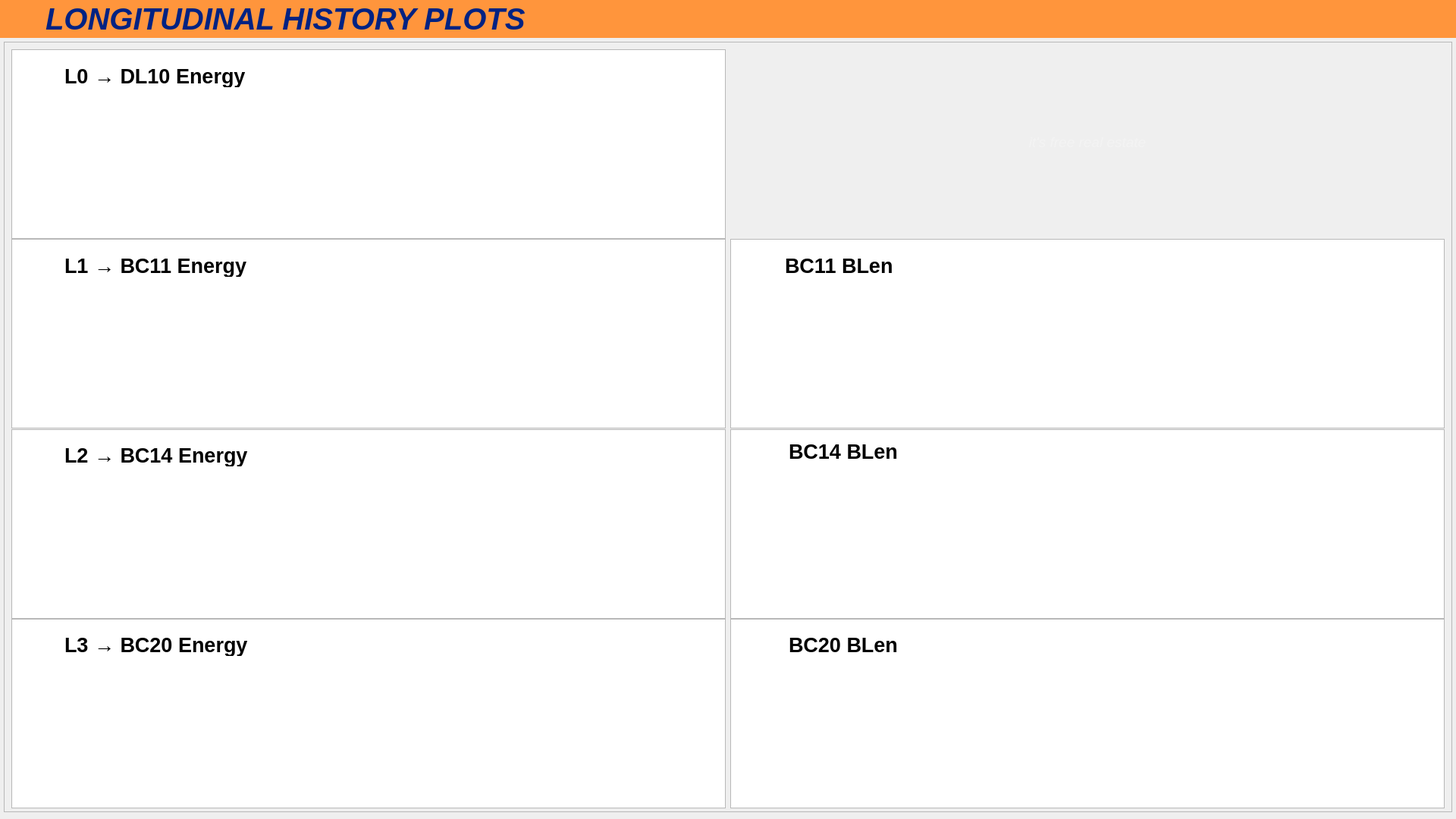
<?xml version="1.0" encoding="UTF-8"?>
<ui version="4.0">
 <class>Form</class>
 <widget class="QWidget" name="Form">
  <property name="geometry">
   <rect>
    <x>0</x>
    <y>0</y>
    <width>1920</width>
    <height>1080</height>
   </rect>
  </property>
  <property name="windowTitle">
   <string>FACET-II CUD: Long. FB History</string>
  </property>
  <widget class="QWidget" name="banner" native="true">
   <property name="geometry">
    <rect>
     <x>0</x>
     <y>0</y>
     <width>1920</width>
     <height>50</height>
    </rect>
   </property>
   <property name="styleSheet">
    <string notr="true">background-color: rgb(255,149,60);
color: rgb(0, 34, 130);</string>
   </property>
   <widget class="PyDMDrawingImage" name="F2_icon">
    <property name="geometry">
     <rect>
      <x>10</x>
      <y>5</y>
      <width>40</width>
      <height>40</height>
     </rect>
    </property>
    <property name="toolTip">
     <string/>
    </property>
    <property name="filename" stdset="0">
     <string>/home/fphysics/zack/workspace/resources/F2_icon.png</string>
    </property>
   </widget>
   <widget class="QLabel" name="title">
    <property name="geometry">
     <rect>
      <x>60</x>
      <y>0</y>
      <width>1000</width>
      <height>50</height>
     </rect>
    </property>
    <property name="font">
     <font>
      <pointsize>30</pointsize>
      <weight>75</weight>
      <italic>true</italic>
      <bold>true</bold>
     </font>
    </property>
    <property name="text">
     <string>LONGITUDINAL HISTORY PLOTS</string>
    </property>
   </widget>
  </widget>
  <widget class="QWidget" name="body" native="true">
   <property name="geometry">
    <rect>
     <x>0</x>
     <y>50</y>
     <width>1940</width>
     <height>1084</height>
    </rect>
   </property>
   <property name="styleSheet">
    <string notr="true">background-color: rgb(0, 0, 10);
color: rgb(255, 255, 255);

PyDMLabel {
  border-radius: 5px;
}
PyDMLabel[alarmSensitiveBorder=&quot;true&quot;][alarmSeverity=&quot;0&quot;] {
  background-color: rgb(0,255,0);
  color: rgb(0,0,0);
}

PyDMLabel[alarmSensitiveBorder=&quot;true&quot;][alarmSeverity=&quot;1&quot;] {
  background-color: rgb(255,255,0);
  color: rgb(0,0,0);
}

PyDMLabel[alarmSensitiveBorder=&quot;true&quot;][alarmSeverity=&quot;2&quot;] {
  background-color: rgb(255,0,0);
  color: rgb(255,255,255);
}

PyDMLabel[alarmSensitiveBorder=&quot;true&quot;][alarmSeverity=&quot;3&quot;] {
  background-color: rgb(192,0,255);
  color: rgb(255,255,0);
}

PyDMLabel[alarmSensitiveBorder=&quot;true&quot;][alarmSeverity=&quot;4&quot;] {
  color: rgb(218,218,218);
  background-color: rgb(25,25,25);
}</string>
   </property>
   <widget class="QFrame" name="frame">
    <property name="geometry">
     <rect>
      <x>5</x>
      <y>5</y>
      <width>1910</width>
      <height>1016</height>
     </rect>
    </property>
    <property name="minimumSize">
     <size>
      <width>0</width>
      <height>100</height>
     </size>
    </property>
    <property name="frameShape">
     <enum>QFrame::StyledPanel</enum>
    </property>
    <property name="frameShadow">
     <enum>QFrame::Raised</enum>
    </property>
    <layout class="QGridLayout" name="gridLayout_2">
     <item row="3" column="1">
      <widget class="PyDMTimePlot" name="L2_energy">
       <property name="sizePolicy">
        <sizepolicy hsizetype="Preferred" vsizetype="Preferred">
         <horstretch>0</horstretch>
         <verstretch>0</verstretch>
        </sizepolicy>
       </property>
       <property name="minimumSize">
        <size>
         <width>0</width>
         <height>250</height>
        </size>
       </property>
       <property name="toolTip">
        <string/>
       </property>
       <property name="showXGrid">
        <bool>false</bool>
       </property>
       <property name="showYGrid">
        <bool>false</bool>
       </property>
       <property name="yAxes">
        <stringlist>
         <string>{&quot;name&quot;: &quot;Axis 1&quot;, &quot;orientation&quot;: &quot;right&quot;, &quot;label&quot;: null, &quot;minRange&quot;: -4.4, &quot;maxRange&quot;: 4.4, &quot;autoRange&quot;: false, &quot;logMode&quot;: false}</string>
         <string>{&quot;name&quot;: &quot;Axis 2&quot;, &quot;orientation&quot;: &quot;left&quot;, &quot;label&quot;: null, &quot;minRange&quot;: -180.0, &quot;maxRange&quot;: 180.0, &quot;autoRange&quot;: false, &quot;logMode&quot;: false}</string>
        </stringlist>
       </property>
       <property name="curves">
        <stringlist>
         <string>{&quot;channel&quot;: &quot;BPMS:LI14:801:X1H&quot;, &quot;plot_style&quot;: null, &quot;name&quot;: &quot;BPMS:LI14:801:X1H&quot;, &quot;color&quot;: &quot;#00aaff&quot;, &quot;lineStyle&quot;: 1, &quot;lineWidth&quot;: 1, &quot;symbol&quot;: null, &quot;symbolSize&quot;: 10, &quot;yAxisName&quot;: &quot;Axis 1&quot;, &quot;barWidth&quot;: null, &quot;upperThreshold&quot;: null, &quot;lowerThreshold&quot;: null, &quot;thresholdColor&quot;: &quot;white&quot;}</string>
         <string>{&quot;channel&quot;: &quot;LI14:KLYS:41:PDES&quot;, &quot;plot_style&quot;: null, &quot;name&quot;: &quot;KLYS:LI14:41;PDES&quot;, &quot;color&quot;: &quot;#ffaaff&quot;, &quot;lineStyle&quot;: 1, &quot;lineWidth&quot;: 1, &quot;symbol&quot;: null, &quot;symbolSize&quot;: 10, &quot;yAxisName&quot;: &quot;Axis 2&quot;, &quot;barWidth&quot;: null, &quot;upperThreshold&quot;: null, &quot;lowerThreshold&quot;: null, &quot;thresholdColor&quot;: &quot;white&quot;}</string>
         <string>{&quot;channel&quot;: &quot;LI14:KLYS:61:PDES&quot;, &quot;plot_style&quot;: null, &quot;name&quot;: &quot;KLYS:LI14:61!:PDES&quot;, &quot;color&quot;: &quot;#ffaaff&quot;, &quot;lineStyle&quot;: 1, &quot;lineWidth&quot;: 1, &quot;symbol&quot;: null, &quot;symbolSize&quot;: 10, &quot;yAxisName&quot;: &quot;Axis 2&quot;, &quot;barWidth&quot;: null, &quot;upperThreshold&quot;: null, &quot;lowerThreshold&quot;: null, &quot;thresholdColor&quot;: &quot;white&quot;}</string>
        </stringlist>
       </property>
       <property name="updateMode" stdset="0">
        <enum>PyDMTimePlot::AtFixedRate</enum>
       </property>
       <property name="timeSpan">
        <double>900.000000000000000</double>
       </property>
       <property name="autoRangeY">
        <bool>false</bool>
       </property>
       <property name="maxYRange">
        <double>14000.000000000000000</double>
       </property>
      </widget>
     </item>
     <item row="2" column="1">
      <widget class="PyDMTimePlot" name="L1_energy">
       <property name="sizePolicy">
        <sizepolicy hsizetype="Preferred" vsizetype="Preferred">
         <horstretch>0</horstretch>
         <verstretch>0</verstretch>
        </sizepolicy>
       </property>
       <property name="minimumSize">
        <size>
         <width>0</width>
         <height>250</height>
        </size>
       </property>
       <property name="toolTip">
        <string/>
       </property>
       <property name="showXGrid">
        <bool>false</bool>
       </property>
       <property name="showYGrid">
        <bool>false</bool>
       </property>
       <property name="yAxes">
        <stringlist>
         <string>{&quot;name&quot;: &quot;Axis 1&quot;, &quot;orientation&quot;: &quot;right&quot;, &quot;label&quot;: null, &quot;minRange&quot;: -2.2, &quot;maxRange&quot;: 2.2, &quot;autoRange&quot;: false, &quot;logMode&quot;: false}</string>
         <string>{&quot;name&quot;: &quot;Axis 2&quot;, &quot;orientation&quot;: &quot;left&quot;, &quot;label&quot;: null, &quot;minRange&quot;: 120.0, &quot;maxRange&quot;: 160.0, &quot;autoRange&quot;: false, &quot;logMode&quot;: false}</string>
        </stringlist>
       </property>
       <property name="curves">
        <stringlist>
         <string>{&quot;channel&quot;: &quot;BPMS:LI11:333:X1H&quot;, &quot;plot_style&quot;: null, &quot;name&quot;: &quot;BPMS:LI11:333:X1H&quot;, &quot;color&quot;: &quot;#00aaff&quot;, &quot;lineStyle&quot;: 1, &quot;lineWidth&quot;: 1, &quot;symbol&quot;: null, &quot;symbolSize&quot;: 10, &quot;yAxisName&quot;: &quot;Axis 1&quot;, &quot;barWidth&quot;: null, &quot;upperThreshold&quot;: null, &quot;lowerThreshold&quot;: null, &quot;thresholdColor&quot;: &quot;white&quot;}</string>
         <string>{&quot;channel&quot;: &quot;KLYS:LI11:11:SSSB_ADES&quot;, &quot;plot_style&quot;: null, &quot;name&quot;: &quot;KLYS:LI11:11:SSSB_ADES&quot;, &quot;color&quot;: &quot;#ffaaff&quot;, &quot;lineStyle&quot;: 1, &quot;lineWidth&quot;: 1, &quot;symbol&quot;: null, &quot;symbolSize&quot;: 10, &quot;yAxisName&quot;: &quot;Axis 2&quot;, &quot;barWidth&quot;: null, &quot;upperThreshold&quot;: null, &quot;lowerThreshold&quot;: null, &quot;thresholdColor&quot;: &quot;white&quot;}</string>
         <string>{&quot;channel&quot;: &quot;KLYS:LI11:21:SSSB_ADES&quot;, &quot;plot_style&quot;: null, &quot;name&quot;: &quot;KLYS:LI11:11:SSSB_PDES&quot;, &quot;color&quot;: &quot;#ffaaff&quot;, &quot;lineStyle&quot;: 1, &quot;lineWidth&quot;: 1, &quot;symbol&quot;: null, &quot;symbolSize&quot;: 10, &quot;yAxisName&quot;: &quot;Axis 2&quot;, &quot;barWidth&quot;: null, &quot;upperThreshold&quot;: null, &quot;lowerThreshold&quot;: null, &quot;thresholdColor&quot;: &quot;white&quot;}</string>
        </stringlist>
       </property>
       <property name="updateMode" stdset="0">
        <enum>PyDMTimePlot::AtFixedRate</enum>
       </property>
       <property name="timeSpan">
        <double>900.000000000000000</double>
       </property>
       <property name="autoRangeY">
        <bool>false</bool>
       </property>
       <property name="maxYRange">
        <double>9000.000000000000000</double>
       </property>
      </widget>
     </item>
     <item row="4" column="2">
      <widget class="PyDMTimePlot" name="L3_blen">
       <property name="sizePolicy">
        <sizepolicy hsizetype="Preferred" vsizetype="Preferred">
         <horstretch>0</horstretch>
         <verstretch>0</verstretch>
        </sizepolicy>
       </property>
       <property name="minimumSize">
        <size>
         <width>0</width>
         <height>250</height>
        </size>
       </property>
       <property name="toolTip">
        <string/>
       </property>
       <property name="showXGrid">
        <bool>false</bool>
       </property>
       <property name="showYGrid">
        <bool>false</bool>
       </property>
       <property name="yAxes">
        <stringlist>
         <string>{&quot;name&quot;: &quot;Axis 1&quot;, &quot;orientation&quot;: &quot;right&quot;, &quot;label&quot;: null, &quot;minRange&quot;: 0.0, &quot;maxRange&quot;: 300.0, &quot;autoRange&quot;: true, &quot;logMode&quot;: false}</string>
         <string>{&quot;name&quot;: &quot;Axis2&quot;, &quot;orientation&quot;: &quot;left&quot;, &quot;label&quot;: &quot;  &quot;, &quot;minRange&quot;: -1.0, &quot;maxRange&quot;: 1.0, &quot;autoRange&quot;: true, &quot;logMode&quot;: false}</string>
        </stringlist>
       </property>
       <property name="curves">
        <stringlist>
         <string>{&quot;channel&quot;: &quot;BLEN:LI20:3014:BZ203014B_S_SUM&quot;, &quot;plot_style&quot;: null, &quot;name&quot;: &quot;BLEN:LI20:3014:BZ203014B_S_SUM&quot;, &quot;color&quot;: &quot;#ffff7f&quot;, &quot;lineStyle&quot;: 1, &quot;lineWidth&quot;: 1, &quot;symbol&quot;: null, &quot;symbolSize&quot;: 10, &quot;yAxisName&quot;: &quot;Axis 1&quot;, &quot;barWidth&quot;: null, &quot;upperThreshold&quot;: null, &quot;lowerThreshold&quot;: null, &quot;thresholdColor&quot;: &quot;white&quot;}</string>
        </stringlist>
       </property>
       <property name="updateMode" stdset="0">
        <enum>PyDMTimePlot::AtFixedRate</enum>
       </property>
       <property name="timeSpan">
        <double>900.000000000000000</double>
       </property>
       <property name="autoRangeY">
        <bool>false</bool>
       </property>
       <property name="minYRange">
        <double>-300.000000000000000</double>
       </property>
       <property name="maxYRange">
        <double>0.000000000000000</double>
       </property>
      </widget>
     </item>
     <item row="2" column="2">
      <widget class="PyDMTimePlot" name="L1_blen">
       <property name="sizePolicy">
        <sizepolicy hsizetype="Preferred" vsizetype="Preferred">
         <horstretch>0</horstretch>
         <verstretch>0</verstretch>
        </sizepolicy>
       </property>
       <property name="minimumSize">
        <size>
         <width>0</width>
         <height>250</height>
        </size>
       </property>
       <property name="toolTip">
        <string/>
       </property>
       <property name="showXGrid">
        <bool>false</bool>
       </property>
       <property name="showYGrid">
        <bool>false</bool>
       </property>
       <property name="yAxes">
        <stringlist>
         <string>{&quot;name&quot;: &quot;Axis 1&quot;, &quot;orientation&quot;: &quot;right&quot;, &quot;label&quot;: null, &quot;minRange&quot;: 0.0, &quot;maxRange&quot;: 8000.0, &quot;autoRange&quot;: false, &quot;logMode&quot;: false}</string>
         <string>{&quot;name&quot;: &quot;Axis 2&quot;, &quot;orientation&quot;: &quot;left&quot;, &quot;label&quot;: null, &quot;minRange&quot;: -40.0, &quot;maxRange&quot;: 5.0, &quot;autoRange&quot;: false, &quot;logMode&quot;: false}</string>
        </stringlist>
       </property>
       <property name="curves">
        <stringlist>
         <string>{&quot;channel&quot;: &quot;BLEN:LI11:359:BZ11359B_S_SUM&quot;, &quot;plot_style&quot;: null, &quot;name&quot;: &quot;BLEN:LI11:359:BZ11359B_S_SUM&quot;, &quot;color&quot;: &quot;#ffff7f&quot;, &quot;lineStyle&quot;: 1, &quot;lineWidth&quot;: 1, &quot;symbol&quot;: null, &quot;symbolSize&quot;: 10, &quot;yAxisName&quot;: &quot;Axis 1&quot;, &quot;barWidth&quot;: null, &quot;upperThreshold&quot;: null, &quot;lowerThreshold&quot;: null, &quot;thresholdColor&quot;: &quot;white&quot;}</string>
         <string>{&quot;channel&quot;: &quot;ca://SIOC:SYS1:ML01:AO221&quot;, &quot;plot_style&quot;: null, &quot;name&quot;: &quot;SIOC:SYS1:ML01:AO221&quot;, &quot;color&quot;: &quot;#ffaa00&quot;, &quot;lineStyle&quot;: 1, &quot;lineWidth&quot;: 1, &quot;symbol&quot;: null, &quot;symbolSize&quot;: 10, &quot;yAxisName&quot;: &quot;Axis 1&quot;, &quot;barWidth&quot;: null, &quot;upperThreshold&quot;: null, &quot;lowerThreshold&quot;: null, &quot;thresholdColor&quot;: &quot;white&quot;}</string>
         <string>{&quot;channel&quot;: &quot;KLYS:LI11:11:SSSB_PDES&quot;, &quot;plot_style&quot;: null, &quot;name&quot;: &quot;KLYS:LI11:11:SSSB_PDES&quot;, &quot;color&quot;: &quot;#00aa7f&quot;, &quot;lineStyle&quot;: 1, &quot;lineWidth&quot;: 1, &quot;symbol&quot;: null, &quot;symbolSize&quot;: 10, &quot;yAxisName&quot;: &quot;Axis 2&quot;, &quot;barWidth&quot;: null, &quot;upperThreshold&quot;: null, &quot;lowerThreshold&quot;: null, &quot;thresholdColor&quot;: &quot;white&quot;}</string>
         <string>{&quot;channel&quot;: &quot;KLYS:LI11:21:SSSB_PDES&quot;, &quot;plot_style&quot;: null, &quot;name&quot;: &quot;KLYS:LI11:21:SSSB_PDES&quot;, &quot;color&quot;: &quot;#00aa7f&quot;, &quot;lineStyle&quot;: 1, &quot;lineWidth&quot;: 1, &quot;symbol&quot;: null, &quot;symbolSize&quot;: 10, &quot;yAxisName&quot;: &quot;Axis 2&quot;, &quot;barWidth&quot;: null, &quot;upperThreshold&quot;: null, &quot;lowerThreshold&quot;: null, &quot;thresholdColor&quot;: &quot;white&quot;}</string>
        </stringlist>
       </property>
       <property name="updateMode" stdset="0">
        <enum>PyDMTimePlot::AtFixedRate</enum>
       </property>
       <property name="timeSpan">
        <double>900.000000000000000</double>
       </property>
       <property name="autoRangeY">
        <bool>false</bool>
       </property>
       <property name="maxYRange">
        <double>9000.000000000000000</double>
       </property>
      </widget>
     </item>
     <item row="1" column="1">
      <widget class="PyDMTimePlot" name="L0_energy">
       <property name="sizePolicy">
        <sizepolicy hsizetype="Preferred" vsizetype="Preferred">
         <horstretch>0</horstretch>
         <verstretch>0</verstretch>
        </sizepolicy>
       </property>
       <property name="minimumSize">
        <size>
         <width>0</width>
         <height>250</height>
        </size>
       </property>
       <property name="toolTip">
        <string/>
       </property>
       <property name="showXGrid">
        <bool>false</bool>
       </property>
       <property name="showYGrid">
        <bool>false</bool>
       </property>
       <property name="yAxes">
        <stringlist>
         <string>{&quot;name&quot;: &quot;Axis 1&quot;, &quot;orientation&quot;: &quot;right&quot;, &quot;label&quot;: null, &quot;minRange&quot;: -1.1, &quot;maxRange&quot;: 1.1, &quot;autoRange&quot;: false, &quot;logMode&quot;: false}</string>
         <string>{&quot;name&quot;: &quot;Axis 2&quot;, &quot;orientation&quot;: &quot;left&quot;, &quot;label&quot;: null, &quot;minRange&quot;: 25.0, &quot;maxRange&quot;: 40.0, &quot;autoRange&quot;: false, &quot;logMode&quot;: false}</string>
        </stringlist>
       </property>
       <property name="curves">
        <stringlist>
         <string>{&quot;channel&quot;: &quot;BPMS:IN10:731:X1H&quot;, &quot;plot_style&quot;: null, &quot;name&quot;: &quot;BPMS:IN10:731:X1H&quot;, &quot;color&quot;: &quot;#00aaff&quot;, &quot;lineStyle&quot;: 1, &quot;lineWidth&quot;: 1, &quot;symbol&quot;: null, &quot;symbolSize&quot;: 10, &quot;yAxisName&quot;: &quot;Axis 1&quot;, &quot;barWidth&quot;: null, &quot;upperThreshold&quot;: null, &quot;lowerThreshold&quot;: null, &quot;thresholdColor&quot;: &quot;white&quot;}</string>
         <string>{&quot;channel&quot;: &quot;KLYS:LI10:41:SFB_ADES&quot;, &quot;plot_style&quot;: null, &quot;name&quot;: &quot;KLYS:LI10:41:SFB_ADES&quot;, &quot;color&quot;: &quot;#ffaaff&quot;, &quot;lineStyle&quot;: 1, &quot;lineWidth&quot;: 1, &quot;symbol&quot;: null, &quot;symbolSize&quot;: 10, &quot;yAxisName&quot;: &quot;Axis 2&quot;, &quot;barWidth&quot;: null, &quot;upperThreshold&quot;: null, &quot;lowerThreshold&quot;: null, &quot;thresholdColor&quot;: &quot;white&quot;}</string>
        </stringlist>
       </property>
       <property name="updateMode" stdset="0">
        <enum>PyDMTimePlot::AtFixedRate</enum>
       </property>
       <property name="timeSpan">
        <double>900.000000000000000</double>
       </property>
       <property name="autoRangeY">
        <bool>false</bool>
       </property>
       <property name="maxYRange">
        <double>9000.000000000000000</double>
       </property>
      </widget>
     </item>
     <item row="3" column="2">
      <widget class="PyDMTimePlot" name="L2_blen">
       <property name="sizePolicy">
        <sizepolicy hsizetype="Preferred" vsizetype="Preferred">
         <horstretch>0</horstretch>
         <verstretch>0</verstretch>
        </sizepolicy>
       </property>
       <property name="minimumSize">
        <size>
         <width>0</width>
         <height>250</height>
        </size>
       </property>
       <property name="toolTip">
        <string/>
       </property>
       <property name="showXGrid">
        <bool>false</bool>
       </property>
       <property name="showYGrid">
        <bool>false</bool>
       </property>
       <property name="yAxes">
        <stringlist>
         <string>{&quot;name&quot;: &quot;Axis 1&quot;, &quot;orientation&quot;: &quot;right&quot;, &quot;label&quot;: null, &quot;minRange&quot;: 0.0, &quot;maxRange&quot;: 12000.0, &quot;autoRange&quot;: false, &quot;logMode&quot;: false}</string>
         <string>{&quot;name&quot;: &quot;Axis 2&quot;, &quot;orientation&quot;: &quot;left&quot;, &quot;label&quot;: null, &quot;minRange&quot;: -60.0, &quot;maxRange&quot;: -20.0, &quot;autoRange&quot;: false, &quot;logMode&quot;: false}</string>
        </stringlist>
       </property>
       <property name="curves">
        <stringlist>
         <string>{&quot;channel&quot;: &quot;BLEN:LI14:888:BZ14888B_S_SUM&quot;, &quot;plot_style&quot;: null, &quot;name&quot;: &quot;BLEN:LI14:888:BZ14888B_S_SUM&quot;, &quot;color&quot;: &quot;#ffff7f&quot;, &quot;lineStyle&quot;: 1, &quot;lineWidth&quot;: 1, &quot;symbol&quot;: null, &quot;symbolSize&quot;: 10, &quot;yAxisName&quot;: &quot;Axis 1&quot;, &quot;barWidth&quot;: null, &quot;upperThreshold&quot;: null, &quot;lowerThreshold&quot;: null, &quot;thresholdColor&quot;: &quot;white&quot;}</string>
         <string>{&quot;channel&quot;: &quot;ca://SIOC:SYS1:ML00:CALC144&quot;, &quot;plot_style&quot;: null, &quot;name&quot;: &quot;SIOC:SYS1:ML00:CALC144&quot;, &quot;color&quot;: &quot;#ffaa00&quot;, &quot;lineStyle&quot;: 1, &quot;lineWidth&quot;: 1, &quot;symbol&quot;: null, &quot;symbolSize&quot;: 10, &quot;yAxisName&quot;: &quot;Axis 1&quot;, &quot;barWidth&quot;: null, &quot;upperThreshold&quot;: null, &quot;lowerThreshold&quot;: null, &quot;thresholdColor&quot;: &quot;white&quot;}</string>
         <string>{&quot;channel&quot;: &quot;LI12:SBST:1:PHAS&quot;, &quot;plot_style&quot;: null, &quot;name&quot;: &quot;LI12:SBST:1:PHAS&quot;, &quot;color&quot;: &quot;#00aa7f&quot;, &quot;lineStyle&quot;: 1, &quot;lineWidth&quot;: 1, &quot;symbol&quot;: null, &quot;symbolSize&quot;: 10, &quot;yAxisName&quot;: &quot;Axis 2&quot;, &quot;barWidth&quot;: null, &quot;upperThreshold&quot;: null, &quot;lowerThreshold&quot;: null, &quot;thresholdColor&quot;: &quot;white&quot;}</string>
         <string>{&quot;channel&quot;: &quot;LI13:SBST:1:PHAS&quot;, &quot;plot_style&quot;: null, &quot;name&quot;: &quot;LI13:SBST:PHAS&quot;, &quot;color&quot;: &quot;#00aa7f&quot;, &quot;lineStyle&quot;: 1, &quot;lineWidth&quot;: 1, &quot;symbol&quot;: null, &quot;symbolSize&quot;: 10, &quot;yAxisName&quot;: &quot;Axis 2&quot;, &quot;barWidth&quot;: null, &quot;upperThreshold&quot;: null, &quot;lowerThreshold&quot;: null, &quot;thresholdColor&quot;: &quot;white&quot;}</string>
         <string>{&quot;channel&quot;: &quot;LI14:SBST:1:PHAS&quot;, &quot;plot_style&quot;: null, &quot;name&quot;: &quot;LI13:SBST:PHAS&quot;, &quot;color&quot;: &quot;#00aa7f&quot;, &quot;lineStyle&quot;: 1, &quot;lineWidth&quot;: 1, &quot;symbol&quot;: null, &quot;symbolSize&quot;: 10, &quot;yAxisName&quot;: &quot;Axis 2&quot;, &quot;barWidth&quot;: null, &quot;upperThreshold&quot;: null, &quot;lowerThreshold&quot;: null, &quot;thresholdColor&quot;: &quot;white&quot;}</string>
        </stringlist>
       </property>
       <property name="updateMode" stdset="0">
        <enum>PyDMTimePlot::AtFixedRate</enum>
       </property>
       <property name="timeSpan">
        <double>900.000000000000000</double>
       </property>
       <property name="autoRangeY">
        <bool>false</bool>
       </property>
       <property name="maxYRange">
        <double>14000.000000000000000</double>
       </property>
      </widget>
     </item>
     <item row="4" column="1">
      <widget class="PyDMTimePlot" name="L3_energy">
       <property name="sizePolicy">
        <sizepolicy hsizetype="Preferred" vsizetype="Preferred">
         <horstretch>0</horstretch>
         <verstretch>0</verstretch>
        </sizepolicy>
       </property>
       <property name="minimumSize">
        <size>
         <width>0</width>
         <height>250</height>
        </size>
       </property>
       <property name="toolTip">
        <string/>
       </property>
       <property name="showXGrid">
        <bool>false</bool>
       </property>
       <property name="showYGrid">
        <bool>false</bool>
       </property>
       <property name="yAxes">
        <stringlist>
         <string>{&quot;name&quot;: &quot;Axis 1&quot;, &quot;orientation&quot;: &quot;right&quot;, &quot;label&quot;: null, &quot;minRange&quot;: -4.4, &quot;maxRange&quot;: 4.4, &quot;autoRange&quot;: true, &quot;logMode&quot;: false}</string>
         <string>{&quot;name&quot;: &quot;Axis 2&quot;, &quot;orientation&quot;: &quot;left&quot;, &quot;label&quot;: null, &quot;minRange&quot;: -180.0, &quot;maxRange&quot;: 180.0, &quot;autoRange&quot;: true, &quot;logMode&quot;: false}</string>
        </stringlist>
       </property>
       <property name="curves">
        <stringlist>
         <string>{&quot;channel&quot;: &quot;BPMS:LI20:2445:X1H&quot;, &quot;plot_style&quot;: null, &quot;name&quot;: &quot;BPMS:LI20:2445:X1H&quot;, &quot;color&quot;: &quot;#00aaff&quot;, &quot;lineStyle&quot;: 1, &quot;lineWidth&quot;: 1, &quot;symbol&quot;: null, &quot;symbolSize&quot;: 10, &quot;yAxisName&quot;: &quot;Axis 1&quot;, &quot;barWidth&quot;: null, &quot;upperThreshold&quot;: null, &quot;lowerThreshold&quot;: null, &quot;thresholdColor&quot;: &quot;white&quot;}</string>
         <string>{&quot;channel&quot;: &quot;LI19:KLYS:41:PDES&quot;, &quot;plot_style&quot;: null, &quot;name&quot;: &quot;KLYS:LI19:41:PDES&quot;, &quot;color&quot;: &quot;#ffaaff&quot;, &quot;lineStyle&quot;: 1, &quot;lineWidth&quot;: 1, &quot;symbol&quot;: null, &quot;symbolSize&quot;: 10, &quot;yAxisName&quot;: &quot;Axis 2&quot;, &quot;barWidth&quot;: null, &quot;upperThreshold&quot;: null, &quot;lowerThreshold&quot;: null, &quot;thresholdColor&quot;: &quot;white&quot;}</string>
         <string>{&quot;channel&quot;: &quot;LI19:KLYS:51:PDES&quot;, &quot;plot_style&quot;: null, &quot;name&quot;: &quot;KLYS:LI19:61:PDES&quot;, &quot;color&quot;: &quot;#ffaaff&quot;, &quot;lineStyle&quot;: 1, &quot;lineWidth&quot;: 1, &quot;symbol&quot;: null, &quot;symbolSize&quot;: 10, &quot;yAxisName&quot;: &quot;Axis 2&quot;, &quot;barWidth&quot;: null, &quot;upperThreshold&quot;: null, &quot;lowerThreshold&quot;: null, &quot;thresholdColor&quot;: &quot;white&quot;}</string>
        </stringlist>
       </property>
       <property name="updateMode" stdset="0">
        <enum>PyDMTimePlot::AtFixedRate</enum>
       </property>
       <property name="timeSpan">
        <double>900.000000000000000</double>
       </property>
       <property name="autoRangeY">
        <bool>false</bool>
       </property>
       <property name="minYRange">
        <double>-300.000000000000000</double>
       </property>
       <property name="maxYRange">
        <double>0.000000000000000</double>
       </property>
      </widget>
     </item>
     <item row="1" column="2">
      <widget class="QLabel" name="label">
       <property name="font">
        <font>
         <pointsize>14</pointsize>
         <italic>true</italic>
        </font>
       </property>
       <property name="styleSheet">
        <string notr="true">color: rgba(255, 255, 255, 70);</string>
       </property>
       <property name="text">
        <string>it's free real estate</string>
       </property>
       <property name="alignment">
        <set>Qt::AlignCenter</set>
       </property>
      </widget>
     </item>
    </layout>
   </widget>
   <widget class="QLabel" name="label_80">
    <property name="geometry">
     <rect>
      <x>85</x>
      <y>35</y>
      <width>300</width>
      <height>30</height>
     </rect>
    </property>
    <property name="font">
     <font>
      <pointsize>20</pointsize>
      <weight>75</weight>
      <bold>true</bold>
     </font>
    </property>
    <property name="text">
     <string>L0 → DL10 Energy</string>
    </property>
   </widget>
   <widget class="QLabel" name="label_81">
    <property name="geometry">
     <rect>
      <x>85</x>
      <y>285</y>
      <width>300</width>
      <height>30</height>
     </rect>
    </property>
    <property name="font">
     <font>
      <pointsize>20</pointsize>
      <weight>75</weight>
      <bold>true</bold>
     </font>
    </property>
    <property name="text">
     <string>L1 → BC11 Energy</string>
    </property>
   </widget>
   <widget class="QLabel" name="label_84">
    <property name="geometry">
     <rect>
      <x>85</x>
      <y>535</y>
      <width>300</width>
      <height>30</height>
     </rect>
    </property>
    <property name="font">
     <font>
      <pointsize>20</pointsize>
      <weight>75</weight>
      <bold>true</bold>
     </font>
    </property>
    <property name="text">
     <string>L2 → BC14 Energy</string>
    </property>
   </widget>
   <widget class="QLabel" name="label_83">
    <property name="geometry">
     <rect>
      <x>85</x>
      <y>785</y>
      <width>300</width>
      <height>30</height>
     </rect>
    </property>
    <property name="font">
     <font>
      <pointsize>20</pointsize>
      <weight>75</weight>
      <bold>true</bold>
     </font>
    </property>
    <property name="text">
     <string>L3 → BC20 Energy</string>
    </property>
   </widget>
   <widget class="QLabel" name="label_82">
    <property name="geometry">
     <rect>
      <x>1035</x>
      <y>285</y>
      <width>200</width>
      <height>30</height>
     </rect>
    </property>
    <property name="font">
     <font>
      <pointsize>20</pointsize>
      <weight>75</weight>
      <bold>true</bold>
     </font>
    </property>
    <property name="text">
     <string>BC11 BLen</string>
    </property>
   </widget>
   <widget class="QLabel" name="label_85">
    <property name="geometry">
     <rect>
      <x>1040</x>
      <y>530</y>
      <width>200</width>
      <height>30</height>
     </rect>
    </property>
    <property name="font">
     <font>
      <pointsize>20</pointsize>
      <weight>75</weight>
      <bold>true</bold>
     </font>
    </property>
    <property name="text">
     <string>BC14 BLen</string>
    </property>
   </widget>
   <widget class="QLabel" name="label_86">
    <property name="geometry">
     <rect>
      <x>1040</x>
      <y>785</y>
      <width>200</width>
      <height>30</height>
     </rect>
    </property>
    <property name="font">
     <font>
      <pointsize>20</pointsize>
      <weight>75</weight>
      <bold>true</bold>
     </font>
    </property>
    <property name="text">
     <string>BC20 BLen</string>
    </property>
   </widget>
  </widget>
 </widget>
 <customwidgets>
  <customwidget>
   <class>PyDMTimePlot</class>
   <extends>QGraphicsView</extends>
   <header>pydm.widgets.timeplot</header>
  </customwidget>
  <customwidget>
   <class>PyDMDrawingImage</class>
   <extends>QWidget</extends>
   <header>pydm.widgets.drawing</header>
  </customwidget>
 </customwidgets>
 <resources/>
 <connections/>
</ui>
